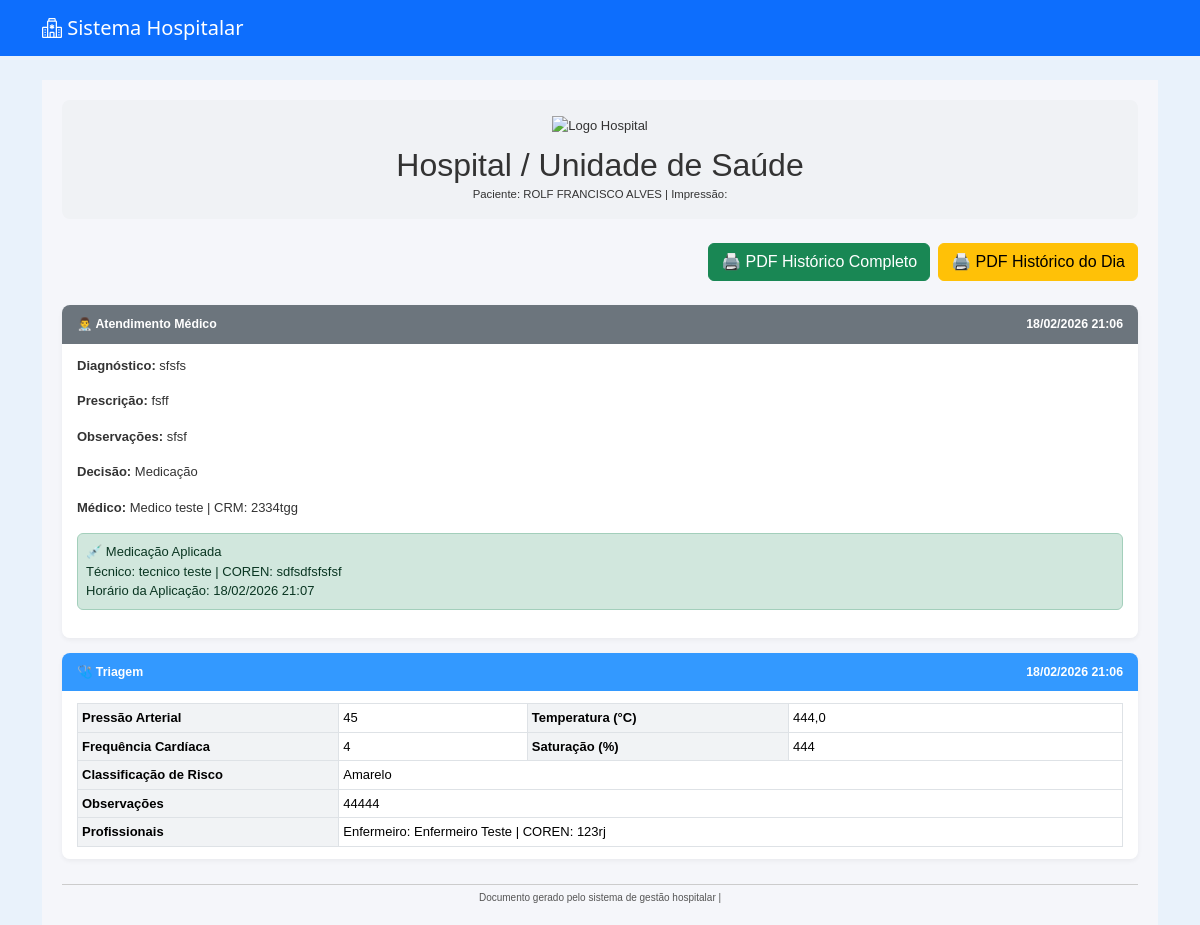
The page /pacientes/paciente/2/historico/ (signed in) on the database as committed earlier.
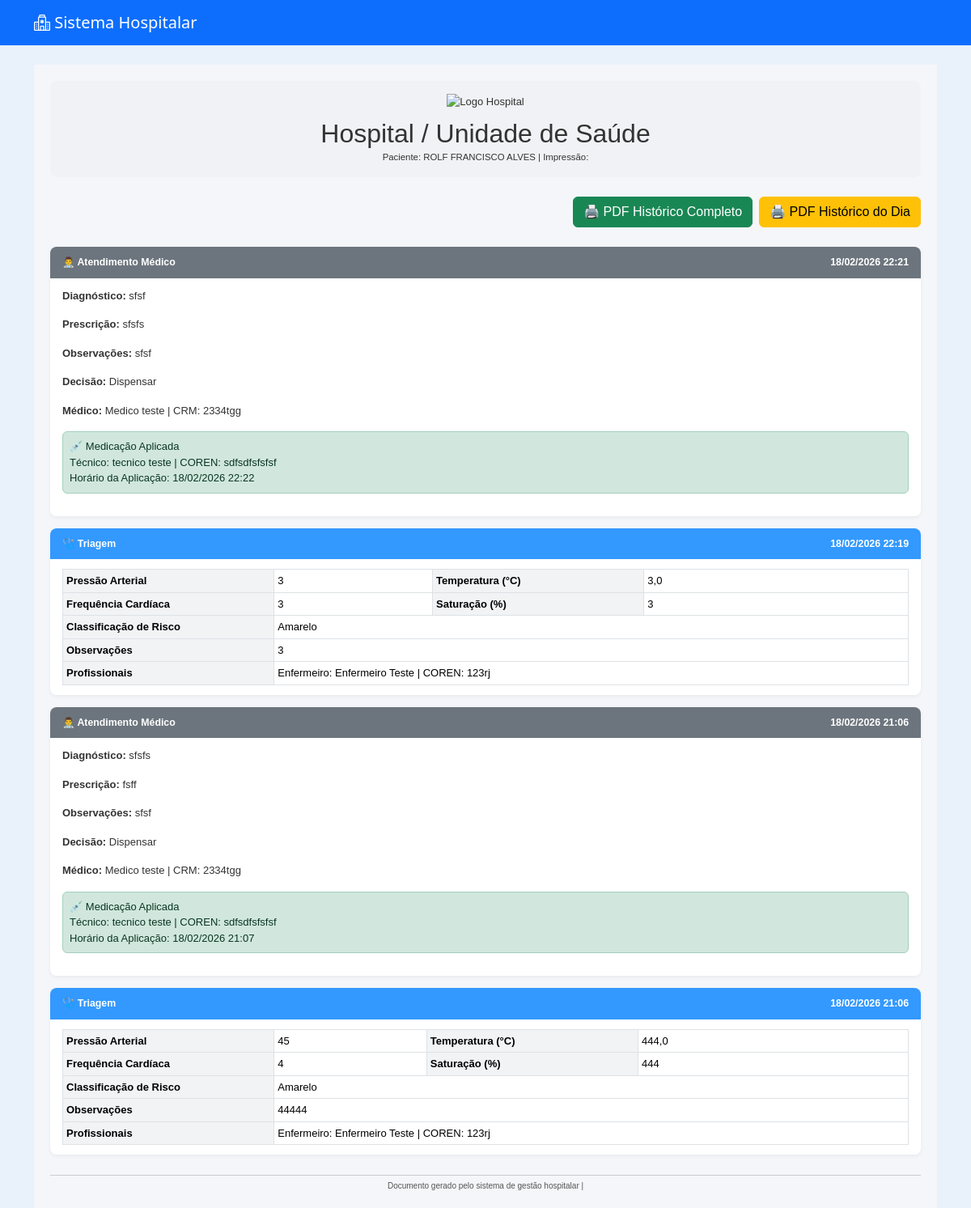
The same page on the database as committed later.
### medico/models.py (models this page shows, shortened)
class Atendimento(models.Model):
    paciente = models.ForeignKey(
        Paciente,
        on_delete=models.CASCADE
    )
    medico = models.ForeignKey(
        Usuario,
        on_delete=models.SET_NULL,  # ⚠ Melhor que CASCADE
        null=True,
        related_name="atendimentos_realizados"
    )
    triagem = models.OneToOneField(
        Triagem,
        on_delete=models.CASCADE
    )
    diagnostico = models.TextField(blank=True, null=True)
    prescricao = models.TextField(blank=True, null=True)
    observacoes = models.TextField(blank=True, null=True)
    DECISAO_CHOICES = [
        ("dispensar", "Dispensar"),
        ("medicacao", "Medicação"),
        ("internacao", "Internação"),
    ]
    decisao = models.CharField(
        max_length=20,
        choices=DECISAO_CHOICES,
        blank=True,
        null=True
    )
    medicacao_aplicada = models.BooleanField(default=False)
    tecnico_aplicou = models.ForeignKey(
        Usuario,
        on_delete=models.SET_NULL,
        null=True,
        blank=True,
        related_name="medicacoes_aplicadas"
    )
    horario_medicacao = models.DateTimeField(
        null=True,
        blank=True
    )
    data_atendimento = models.DateTimeField(auto_now_add=True)
    finalizado = models.BooleanField(default=False)

### usuarios/models.py (models this page shows, shortened)
class Usuario(AbstractUser):
    PERFIL_CHOICES = [
        ('administrador', 'Administrador'),
        ('medico', 'Médico'),
        ('enfermeiro', 'Enfermeiro'),
        ('tecnico', 'Técnico'),
        ('recepcao', 'Recepção'),
    ]
    perfil = models.CharField(max_length=20, choices=PERFIL_CHOICES, default='recepcao')
    cpf = models.CharField("CPF", max_length=14, unique=True, blank=True, null=True)
    data_nascimento = models.DateField("Data de Nascimento", blank=True, null=True)
    telefone = models.CharField("Telefone", max_length=20, blank=True, null=True)
    endereco = models.CharField("Endereço", max_length=255, blank=True, null=True)
    cidade = models.CharField("Cidade", max_length=100, blank=True, null=True)
    estado = models.CharField("Estado", max_length=50, blank=True, null=True)
    cep = models.CharField("CEP", max_length=10, blank=True, null=True)
    crm = models.CharField("CRM", max_length=20, blank=True, null=True)
    coren = models.CharField("COREN", max_length=20, blank=True, null=True)

### triagem/models.py (models this page shows, shortened)
class Triagem(models.Model):
    RISCO_CHOICES = [
        ('Vermelho', 'Vermelho'),
        ('Laranja', 'Laranja'),
        ('Amarelo', 'Amarelo'),
        ('Verde', 'Verde'),
        ('Azul', 'Azul'),
    ]
    agendamento = models.OneToOneField(Agendamento, on_delete=models.CASCADE)
    paciente = models.ForeignKey(Paciente, on_delete=models.CASCADE)
    enfermeiro = models.ForeignKey(
        Usuario,
        on_delete=models.SET_NULL,
        null=True,
        blank=True,
        related_name="triagens_realizadas"
    )
    pressao_arterial = models.CharField(max_length=20)
    temperatura = models.DecimalField(max_digits=4, decimal_places=1)
    frequencia_cardiaca = models.IntegerField()
    saturacao = models.IntegerField()
    classificacao_risco = models.CharField(
        max_length=10,
        choices=RISCO_CHOICES,
        blank=True,
        null=True
    )
    observacoes = models.TextField(blank=True, null=True)
    atendido = models.BooleanField(default=False)
    data_triagem = models.DateTimeField(auto_now_add=True)

### pacientes/views.py (the view)
# urls.py: path('paciente/<int:paciente_id>/historico/', views.historico_paciente, name='historico_paciente'),
@login_required
def historico_paciente(request, paciente_id):
    paciente = get_object_or_404(Paciente, id=paciente_id)
    triagens = Triagem.objects.filter(
        paciente=paciente
    )
    atendimentos = Atendimento.objects.filter(
        paciente=paciente
    )
    historico = []
    for t in triagens:
        historico.append({
            'tipo': 'triagem',
            'data': t.data_triagem,
            'obj': t
        })
    for a in atendimentos:
        historico.append({
            'tipo': 'atendimento',
            'data': a.data_atendimento,  # ajuste se o nome for diferente
            'obj': a
        })
    historico.sort(key=lambda x: x['data'], reverse=True)
    return render(request, 'pacientes/historico.html', {
        'paciente': paciente,
        'historico': historico,
    })

### pacientes/templates/pacientes/historico.html (shortened to what the changed rows need)
{% extends 'usuarios/base.html' %}
{% block content %}
<div class="pdf-container">
    <div class="pdf-header text-center mb-4 p-3" style="background-color:#f0f2f5; border-radius:8px;">
        <h2 style="margin:0;">Hospital / Unidade de Saúde</h2>
    </div>
    {% if historico %}
        {% for item in historico %}
            <div class="history-section {% if item.tipo == 'triagem' %}triagem{% else %}atendimento{% endif %}">
                <div class="section-header">
                    <div>
                        {% if item.tipo == 'triagem' %}🩺 Triagem{% else %}👨‍⚕️ Atendimento Médico{% endif %}
                    </div>
                    <div>{{ item.data|date:"d/m/Y H:i" }}</div>
                </div>
                <div class="section-body">
                    {% if item.tipo == 'triagem' %}
                        <table class="table table-sm table-bordered">
                            <tbody>
                                <tr>
                                    <th>Pressão Arterial</th><td>{{ item.obj.pressao_arterial }}</td>
                                    <th>Temperatura (°C)</th><td>{{ item.obj.temperatura }}</td>
                                </tr>
                                <tr>
                                    <th>Frequência Cardíaca</th><td>{{ item.obj.frequencia_cardiaca }}</td>
                                    <th>Saturação (%)</th><td>{{ item.obj.saturacao }}</td>
                                </tr>
                                <tr>
                                    <th>Classificação de Risco</th><td colspan="3">{{ item.obj.classificacao_risco }}</td>
                                </tr>
                                {% if item.obj.observacoes %}
                                <tr>
                                    <th>Observações</th><td colspan="3">{{ item.obj.observacoes }}</td>
                                </tr>
                                {% endif %}
                                {% if item.obj.enfermeiro or item.obj.tecnico_aplicou %}
                                <tr>
                                    <th>Profissionais</th>
                                    <td colspan="3">
                                        {% if item.obj.enfermeiro %}
                                            Enfermeiro: {{ item.obj.enfermeiro.get_full_name }} | COREN: {{ item.obj.enfermeiro.coren|default:"Não cadastrado" }}<br>
                                        {% endif %}
                                    </td>
                                </tr>
                                {% endif %}
                            </tbody>
                        </table>
                    {% else %}
                        {% if item.obj.diagnostico %}<p><strong>Diagnóstico:</strong> {{ item.obj.diagnostico }}</p>{% endif %}
                        {% if item.obj.prescricao %}<p><strong>Prescrição:</strong> {{ item.obj.prescricao }}</p>{% endif %}
                        {% if item.obj.observacoes %}<p><strong>Observações:</strong> {{ item.obj.observacoes }}</p>{% endif %}
                        {% if item.obj.get_decisao_display %}<p><strong>Decisão:</strong> {{ item.obj.get_decisao_display }}</p>{% endif %}
                        {% if item.obj.medico %}<p><strong>Médico:</strong> {{ item.obj.medico.get_full_name }} | CRM: {{ item.obj.medico.crm|default:"Não cadastrado" }}</p>{% endif %}
                        {% if item.obj.medicacao_aplicada %}
                            <div class="alert alert-success p-2">
                                💉 Medicação Aplicada<br>
                                {% if item.obj.tecnico_aplicou %}
                                    Técnico: {{ item.obj.tecnico_aplicou.get_full_name }} | COREN: {{ item.obj.tecnico_aplicou.coren|default:"Não cadastrado" }}<br>
                                {% endif %}
                                {% if item.obj.horario_medicacao %}
                                    Horário da Aplicação: {{ item.obj.horario_medicacao|date:"d/m/Y H:i" }}
                                {% endif %}
                            </div>
                        {% else %}
                            <span class="badge badge-warning">Medicação Pendente</span>
                        {% endif %}
                    {% endif %}
                </div>
            </div>
        {% endfor %}
    {% else %}
        <div class="alert alert-info">Nenhum histórico encontrado.</div>
    {% endif %}
</div>
{% endblock %}

Rows that differ between the two databases and show on the page:
added Atendimento: shows "👨‍⚕️ Atendimento Médico", data "18/02/2026 22:21", obj.diagnostico "sfsf", obj.prescricao "sfsfs", obj.observacoes "sfsf", obj.decisao "Dispensar", obj.medico.get_full_name "Medico teste", obj.medico.crm "2334tgg", obj.tecnico_aplicou.get_full_name "tecnico teste", obj.tecnico_aplicou.coren "sdfsdfsfsfsf", obj.horario_medicacao "18/02/2026 22:22"
added Triagem: shows "🩺 Triagem", data "18/02/2026 22:19", obj.pressao_arterial "3", obj.temperatura "3,0", obj.frequencia_cardiaca "3", obj.saturacao "3", obj.classificacao_risco "Amarelo", obj.observacoes "3", obj.enfermeiro.get_full_name "Enfermeiro Teste", obj.enfermeiro.coren "123rj"
changed Atendimento "fsff": obj.decisao "Medicação" → "Dispensar"
